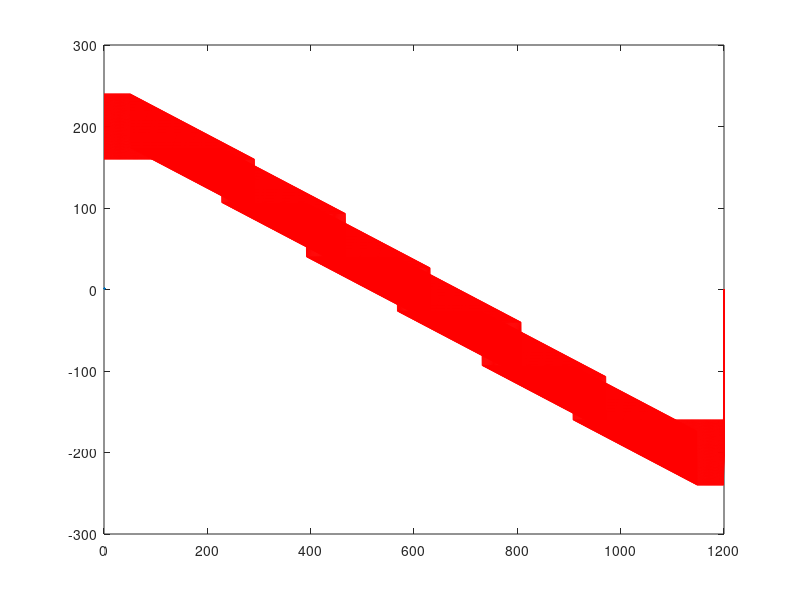

This figure's MATLAB source: (Note: this script raises an error after producing the figure.)
%% CIV102 Bridge Design Project 
%% MATLAB Source Code 
% Setting up the variables

close all
clear
L = 1200;                               % Length of bridge
n = 1200;                               % Discretize bridge into 1 mm segments
P = 400;                                % Total weight of train [N]
x = linspace(0, L, n+1);                % x-axis; row vector 0 <= x <= 1200
% SFD & BMD Generator for variable train locations

x_train = [52 228 392 568 732 908];     % Train load locations
P_train = [1 1 1 1 1 1] .* P/6;         % Point load at each wheel location
n_train = 240;                          % Number of train locations

SFDi = zeros(n_train+1, n+1);           % 1 SFD for each train location
BMDi = zeros(n_train+1, n+1);           % 1 BMD for each train location
max_BMD = [];

for i = 0:n_train

    x_start = i;                                   % Input start location of train
    x_train_location = x_start + x_train;          % Distance of loads to A
    rB = ((P / 6) * sum(x_train_location)) / L;    % Reaction force at B
    rA = P - rB;                                   % Reaction force at A
    load = zeros(1, 1201);
    applied_load = [rA -P_train rB];  
    
    load(1) = applied_load(1);                          
    load(x_train_location(1)+1) = applied_load(2);
    load(x_train_location(2)+1) = applied_load(3);
    load(x_train_location(3)+1) = applied_load(4);
    load(x_train_location(4)+1) = applied_load(5);
    load(x_train_location(5)+1) = applied_load(6);
    load(x_train_location(6)+1) = applied_load(7);
    load(1201) = applied_load(8);
    SFD = cumsum(load);
    SFDi(i+1, :) = SFD;
    BMD = cumsum(SFD);
    BMDi(i+1, :) = BMD;

    max_BMD(end+1) = max(BMD);

end

% Envelope values; maximum V and M at each mm along bridge
SFDE = max(abs(SFDi));
BMDE = max(BMDi);

% Plots graphs for SFD and Envelope  
figure
plot(x, SFDi, 'r', LineWidth=1)
yline(0, LineWidth=3)
hold on
plot(x, SFDE, 'k', LineWidth=4)
ylabel("Shear Force [N]")
xlabel("Distance along bridge [mm]")
title("SFD: Train location x=", x_start, FontSize=16)
% Plots graphs for BMD and Envelope
figure
plot(x, BMDi,'b', LineWidth=4)
yline(0, LineWidth=3)
hold on
plot(x, BMDE, 'k', LineWidth=4)
ylabel("Bending Moment [Nmm]")
xlabel("Distance along bridge [mm]")
title("BMD, Train location x=", x_start, FontSize=16)
% Defining Bridge Parameters

%       [xc,  tpw, tph,     sph,    spw, bpw, bph, tabw, tabh]
param = [0,   100, 1.27, (75-1.27), 1.27, 80, 1.27, 5,  1.27;
        1200, 100, 1.27, (75-1.27), 1.27, 80, 1.27, 5,  1.27];

% xc    Location of cross-section change along bridge
% tpw   Top piece width
% tph   Top piece height
% sph   Side piece height
% spw   Side piece width
% bpw   Bottom piece width
% bph   Bottom piece height
% tabw  Tab width 
% tabh  Tab height

% Extracting user input assuming linear relationship
tpw = interp1(param(:,1), param(:,2), x); 
tph = interp1(param(:,1), param(:,3), x); 
sph = interp1(param(:,1), param(:,4), x); 
spw = interp1(param(:,1), param(:,5), x); 
bpw = interp1(param(:,1), param(:,6), x); 
bph = interp1(param(:,1), param(:,7), x); 
tabw = interp1(param(:,1), param(:,8), x); 
tabh = interp1(param(:,1), param(:,9), x); 

total_height = tph + sph + bph; % Total height of bridge
% Calculate Sectional Properties

% y-bar; location of centroidal axis from bottom of bridge
A   = (tpw.* tph) + 2*(sph.*spw) + 2*(tabw.*tabh) + (bpw.*bph);                
Ay  = (tpw.* tph).*(sph + bph + tph/2) + 2*(sph.*spw).*(sph/2 + bph) ...    
      + 2*(tabw.*tabh).*(tabh/2 + (sph-tabh) + bph) + (bph.*bpw).*(bph/2);    
y_bar = Ay ./ A

% I; second moment of area
I_sum = ((tpw.*(tph.^3) + 2*(spw.*(sph.^3)) + 2*(tabw.*(tabh.^3)) + ...             
        bpw.*(bph.^3))) ./ 12;
I_Ad = (tpw.* tph).*(((sph + bph + tph/2) - y_bar).^2) + 2*((sph.*spw) ...
       .* ((sph/2 + bph)-y_bar).^2) + 2*((tabw.*tabh).*(((tabh/2 + (sph-tabh) ...
       + bph)-y_bar).^2)) + ((bph.*bpw).*((bph/2-y_bar).^2));
I = I_sum + I_Ad
y_bot = y_bar;                  % distance from y-bar to bottom of cross-section
y_top = total_height - y_bar;   % distance from y-bar to top of cross section

% Q center
Q_cent = 2*((y_bar - bph).*1.27.*((y_bar - bph)./2)) + (bph .* bpw).* ...
        (y_bar - (bph./2))

% Q glue
Q_glue = tph .* tpw .* (y_top - (tph./2))

% Calculate Applied Stress

% s = My / I
S_top = BMDE .* y_top ./ I
S_bot = BMDE .* y_bot ./ I

% t = VQ / Ib
T_cent = (SFDE .* Q_cent) ./ (I .* (spw * 2))
T_glue = (SFDE .* Q_glue) ./ (I .* (tabw * 2))
% Calculate Material and Thin Plate Buckling Capacities

t = 1.27;   % thickness of members
a = 400;    % distance between diaphgrams
E  = 4000;  
mu = 0.2; 

S_tens  = 30 * ones(1, n+1);
S_comp  = 6 * ones(1, n+1);
T_max   = 4 * ones(1, n+1);
T_gmax  = 2 * ones(1, n+1);
S_buck1 = (((4 * pi^2 * E) / (12 * (1 - mu^2))) .* ...
          (tph ./(bpw - spw)).^2) 
S_buck2 = (((0.425 * pi^2 * E) / (12 * (1 - mu^2))) .* (tph ...
          ./ ((tpw - bpw + spw)./2)).^2) 
S_buck3 =  (((6 * pi^2 * E) / (12 * (1 - mu^2))) .* (spw ./ (sph + ...
           bph - y_bar - (tabh ./2 ))).^2) 
T_buck  = (((5 * pi^2 * E) / (12 * (1 - mu^2))) .* ((spw ./ ...
          (sph-0.635)).^2 + (spw ./ a).^2))
% *Factor of Safety*

% FOS against each failure mechanism
format shortG
FOS_tens = S_tens ./ S_bot;
FOS_comp = S_comp ./ S_top;
FOS_shear = T_max ./ T_cent;
FOS_glue = T_gmax ./ T_glue;
FOS_buck1 = S_buck1 ./ S_top;
FOS_buck2 = S_buck2 ./ S_top;
FOS_buck3 = S_buck3 ./ S_top;
FOS_buckV = T_buck ./ T_cent;
format short

% Minimum FOS against each failure mechanism
min_FOS_tens = min(FOS_tens)
min_FOS_comp = min(FOS_comp)
min_FOS_shear = min(FOS_shear) 
min_FOS_glue = min(FOS_glue)
min_FOS_buck1 = min(FOS_buck1)
min_FOS_buck2 = min(FOS_buck2)
min_FOS_buck3 = min(FOS_buck3) 
min_FOS_buckV = min(FOS_buckV) 
% Min FOS and Failure Load

% Minimum FOS of all FOS
min_FOS = min(abs([FOS_tens FOS_comp FOS_shear FOS_glue FOS_buck1 ...
          FOS_buck2 FOS_buck3  FOS_buckV]))

% Maximum train weight supported by current design
max_weight = min_FOS * P
% Shear Force Capacity and Bending Moment Capacity

% Calculates shear force and bending moment capacities
Vf_shear =  FOS_shear .* SFDE;
Vf_glue  =  FOS_glue .* SFDE;
Vf_buckV =  FOS_buckV .* SFDE;
Mf_tens  =  FOS_tens .* BMDE;
Mf_comp  =  FOS_comp .* BMDE;
Mf_buck1 =  FOS_buck1 .* BMDE;
Mf_buck2 =  FOS_buck2 .* BMDE;
Mf_buck3 =  FOS_buck3 .* BMDE;

% Plots graphs of SFD and shear force capacities
subplot(2,3,1) 
hold on; grid on; grid minor; 
plot(x, Vf_shear, 'r') 
plot(x, -Vf_shear, 'r') 
plot(x, SFDi, 'k'); 
plot([0, L], [0, 0], 'k', 'LineWidth', 2) 
legend('Matboard Shear Failure') 
xlabel('Distance along bridge (mm)') 
ylabel('Shear Force (N)') 

subplot(2,3,2)
hold on; grid on; grid minor;
plot(x, Vf_glue, 'r')
plot(x, -Vf_glue, 'r')
plot(x, SFDi, 'k');
plot([0, L], [0, 0], 'k', 'LineWidth', 2)
legend('Glue Shear Failure')
xlabel('Distance along bridge (mm)')
ylabel('Shear Force (N)')
 
subplot(2,3,3)
hold on; grid on; grid minor;
plot(x, Vf_buckV, 'r')
plot(x, -Vf_buckV, 'r')
plot(x, SFDi, 'k');
plot([0, L], [0,  0], 'k', 'LineWidth', 2)
legend('Matboard Shear Buckling Failure')
xlabel('Distance along bridge (mm)')
ylabel('Shear Force (N)')
 
% Plots graphs of BMD and bending moment capacities
subplot(2,3,4)
hold on; grid on; grid minor;
plot(x, Mf_tens, 'r')
plot(x, Mf_comp, 'b')
plot(x, BMDi, 'k');
plot([0, L], [0, 0], 'k', 'LineWidth', 2)
legend('Matboard Tension Failure', 'Matboard Compression Failure')
xlabel('Distance along bridge (mm)')
ylabel('Bending Moment (Nmm)')

subplot(2,3,5)
hold on; grid on; grid minor;
plot(x, Mf_buck1, 'r')
plot(x, Mf_buck2, 'b')
plot(x, BMDi, 'k');
plot([0, L], [0, 0], 'k', 'LineWidth', 2)
legend('Matboard Buckling Failure, Top Flange - Mid', ['Matboard ' ...
        'Buckling Failure, Top Flange - Sides'])
xlabel('Distance along bridge (mm)')
ylabel('Bending Moment (Nmm)')

subplot(2,3,6)
hold on; grid on; grid minor;
plot(x, Mf_buck3, 'r')
plot(x, BMDi, 'k');
plot([0, L], [0, 0], 'k', 'LineWidth', 2)
legend('Matboard Buckling Failure, Webs')
xlabel('Distance along bridge (mm)')
ylabel('Bending Moment (Nmm)')